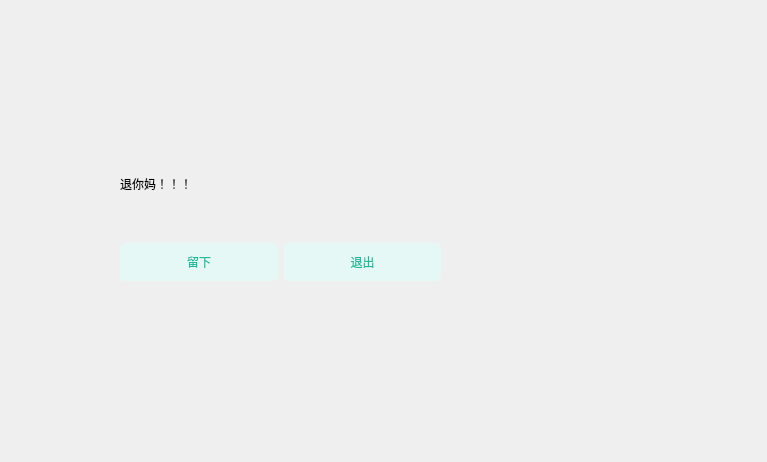
<?xml version="1.0" encoding="UTF-8"?>
<ui version="4.0">
 <class>Dialog</class>
 <widget class="QDialog" name="Dialog">
  <property name="geometry">
   <rect>
    <x>0</x>
    <y>0</y>
    <width>767</width>
    <height>462</height>
   </rect>
  </property>
  <property name="windowTitle">
   <string>Dialog</string>
  </property>
  <property name="styleSheet">
   <string notr="true">QPushButton{border-style:none;padding:10px;border-radius:5px;color:#1ABC9C;background:#E6F8F5;}
QPushButton:hover{color:#2EE1C1;background:#FFFFFF;}
QPushButton:pressed{color:#16A086;background:#A7EEE6;}</string>
  </property>
  <widget class="QWidget" name="verticalLayoutWidget">
   <property name="geometry">
    <rect>
     <x>120</x>
     <y>130</y>
     <width>321</width>
     <height>151</height>
    </rect>
   </property>
   <layout class="QVBoxLayout" name="verticalLayout">
    <item>
     <layout class="QHBoxLayout" name="horizontalLayout">
      <item>
       <widget class="QLabel" name="label">
        <property name="text">
         <string>退你妈！！！</string>
        </property>
       </widget>
      </item>
     </layout>
    </item>
    <item>
     <layout class="QHBoxLayout" name="horizontalLayout_2">
      <item>
       <widget class="QPushButton" name="pushButton">
        <property name="text">
         <string>留下</string>
        </property>
       </widget>
      </item>
      <item>
       <widget class="QPushButton" name="pushButton_2">
        <property name="text">
         <string>退出</string>
        </property>
       </widget>
      </item>
     </layout>
    </item>
   </layout>
  </widget>
 </widget>
 <resources/>
 <connections/>
</ui>
